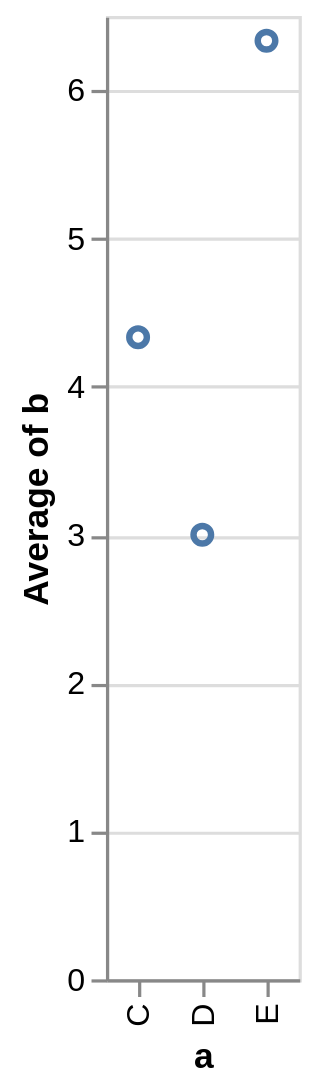

Vega-Lite specification stored for this chart:
### Vega-Lite specification from a JSON file in a GitHub repository (floating-point values rounded to 4 significant figures)
{"$schema": "https://vega.github.io/schema/vega-lite/v3.json", "data": {"values": [{"a": "C", "b": 2}, {"a": "C", "b": 7}, {"a": "C", "b": 4}, {"a": "D", "b": 1}, {"a": "D", "b": 2}, {"a": "D", "b": 6}, {"a": "E", "b": 8}, {"a": "E", "b": 4}, {"a": "E", "b": 7}]}, "mark": "point", "encoding": {"x": {"field": "a", "type": "nominal"}, "y": {"aggregate": "average", "field": "b", "type": "quantitative"}}}
